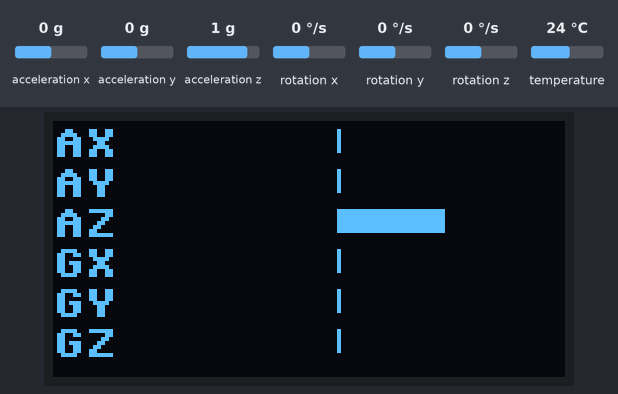
A program run on a simulated Raspberry Pi Pico running MicroPython. Shown: 128×64 one-colour display. The inputs (shaded band) are chosen by the test bench; at power-on: acceleration x 0 g, acceleration y 0 g, acceleration z 1 g, rotation x 0 °/s, rotation y 0 °/s, rotation z 0 °/s, temperature 24 °C. Library files of the repository ran but are not shown: ssd1306.py; what the program prints to the serial console is not drawn.

Above: at 1.3 s.
1.4 s: acceleration x set to -1.4 g
At 3.9 s:
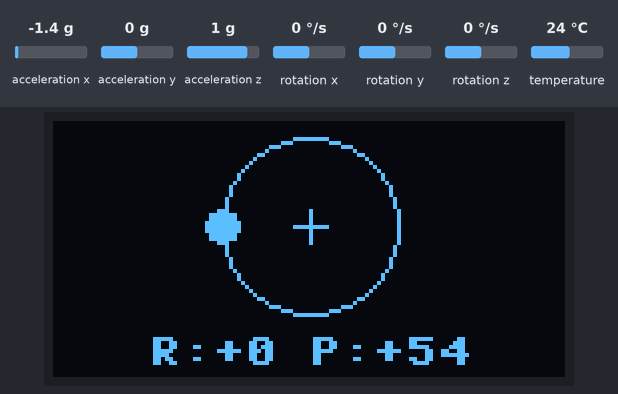
4.4 s: acceleration y set to -1.4 g
At 6.4 s:
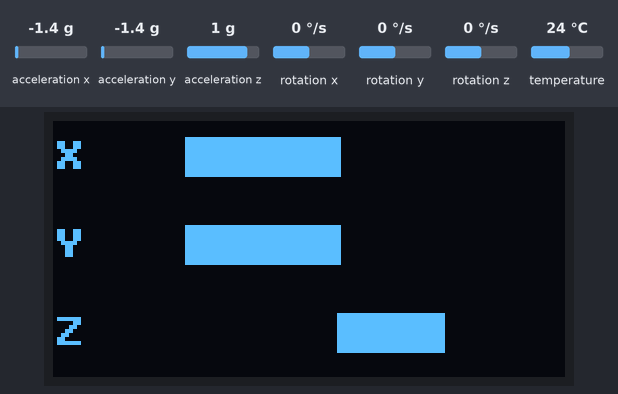
7.4 s: acceleration z set to -1.4 g
At 10.37 s:
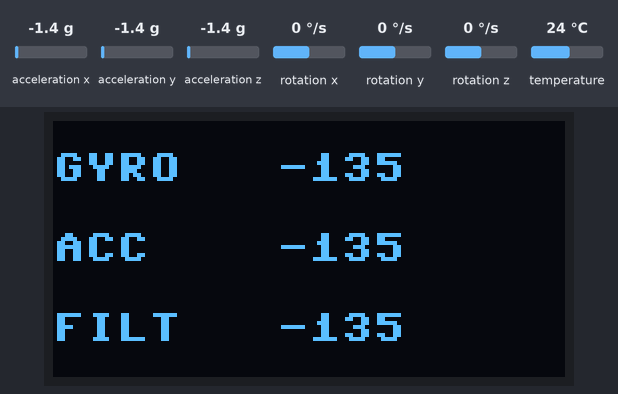
10.4 s: rotation x set to -192 °/s
At 13.2 s:
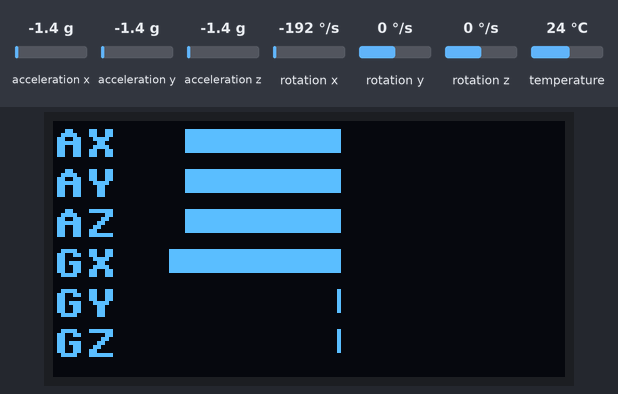
13.3 s: rotation y set to -192 °/s
At 14.1 s:
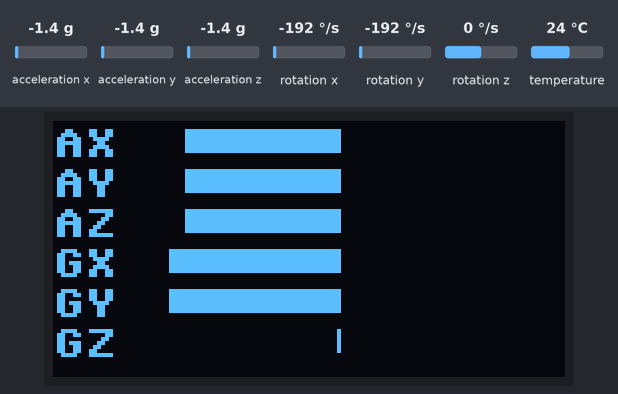
Timing chart, 0 to 16.3 s (numbered marks = the images above; inputs shaded):
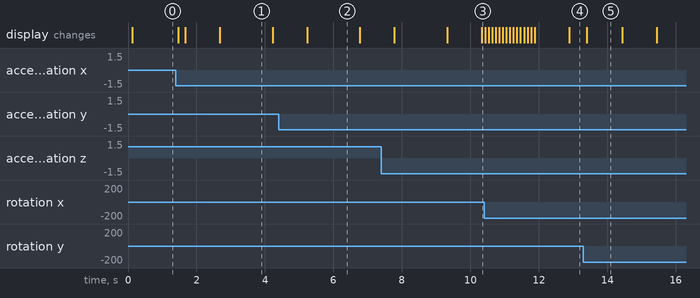

Measured:
- after the input at 1.4 s, the display: first changes after 0.07 s (image 1 shows a later state)
- what the display in image 1 shows lasts 1.5 s, from 2.7 s to 4.2 s
- what the display in image 5 shows lasts 1.0 s, from 13.4 s to 14.4 s

The program:

main-template.py
```python
import machine
import struct
import time
import math
import config

# MPU6050 wiring (I2C1):
#   SDA -> GPIO10 (I2C1 SDA)
#   SCL -> GPIO11 (I2C1 SCL)
#
# OLED wiring (SPI0) is defined in config.py.
#
# This is a TEMPLATE for main.py, the program the Pico runs automatically
# on power-up/reset. It is named main-template.py on purpose so it won't
# silently replace anything already on the device - copy it over yourself
# when you're ready:
#   mpremote connect /dev/cu.usbmodem101 fs cp main-template.py :main.py
#
# A mode-based demo for anyone picking up the kit cold, no calibration
# required. Mode 0 (six bars) runs first so they can move each bar right
# away. SHAKE THE BOX and it flashes "Shake Detected / Changing Mode..."
# and advances to the next mode. It wraps back to mode 0 after the last one.
I2C_SDA_PIN = 10
I2C_SCL_PIN = 11
I2C_BUS = 1
MPU6050_ADDRESS = 0x68
PWR_MGMT_1 = 0x6B
ACCEL_XOUT_H = 0x3B

ACCEL_SCALE = 16384.0  # LSB per g at the default +/-2g range
GYRO_SCALE = 131.0      # LSB per deg/s at the default +/-250 deg/s range

SHAKE_THRESHOLD_G = 0.5   # trigger when magnitude is more than this far from 1g
SHAKE_MESSAGE_MS = 1000    # how long the "Shake Detected" message stays up
MODE_COOLDOWN_MS = 1500    # ignore new shakes for this long right after switching

sda = machine.Pin(I2C_SDA_PIN)
scl = machine.Pin(I2C_SCL_PIN)
i2c = machine.I2C(I2C_BUS, sda=sda, scl=scl, freq=400000)

# Wake the sensor - it powers on in sleep mode
i2c.writeto_mem(MPU6050_ADDRESS, PWR_MGMT_1, bytes([0x00]))
time.sleep_ms(100)

oled = config.init_display()
WHITE = config.WHITE
BLACK = config.BLACK
NO_FILL = config.NO_FILL
FILL = config.FILL
WIDTH = config.WIDTH
HEIGHT = config.HEIGHT


def read_motion():
    # 14 bytes starting at ACCEL_XOUT_H: accel x/y/z, temp, gyro x/y/z
    data = i2c.readfrom_mem(MPU6050_ADDRESS, ACCEL_XOUT_H, 14)
    ax, ay, az, _t, gx, gy, gz = struct.unpack(">hhhhhhh", data)
    return (ax / ACCEL_SCALE, ay / ACCEL_SCALE, az / ACCEL_SCALE,
            gx / GYRO_SCALE, gy / GYRO_SCALE, gz / GYRO_SCALE)


def center_text(text, y, color):
    x = (WIDTH - len(text) * 8) // 2
    oled.text(text, x, y, color)


def clamp(value, lo, hi):
    if value < lo:
        return lo
    if value > hi:
        return hi
    return value


# ---------------------------------------------------------------------------
# Shared bar-drawing helper (used by modes 0, 2, and 3)
# ---------------------------------------------------------------------------
BAR_LEFT = 16
BAR_RIGHT = WIDTH - 1
BAR_CENTER = (BAR_LEFT + BAR_RIGHT) // 2
BAR_HALF_WIDTH = BAR_CENTER - BAR_LEFT


def draw_bar(y, value, max_value, height):
    length = int((value / max_value) * BAR_HALF_WIDTH)
    if length > BAR_HALF_WIDTH:
        length = BAR_HALF_WIDTH
    elif length < -BAR_HALF_WIDTH:
        length = -BAR_HALF_WIDTH
    if length >= 0:
        oled.fill_rect(BAR_CENTER, y, length, height, WHITE)
    else:
        oled.fill_rect(BAR_CENTER + length, y, -length, height, WHITE)


# ---------------------------------------------------------------------------
# Mode 0: six bars - AX/AY/AZ/GX/GY/GZ, one compact bar each. Move it or
# spin it - every bar reacts.
# ---------------------------------------------------------------------------
SIX_BAR_ROW_Y = (2, 12, 22, 32, 42, 52)
SIX_BAR_LABELS = ("AX", "AY", "AZ", "GX", "GY", "GZ")
SIX_BAR_MAX = (2.0, 2.0, 2.0, 250.0, 250.0, 250.0)
SIX_BAR_HEIGHT = 6


def mode_six_bars(ax, ay, az, gx, gy, gz, dt):
    values = (ax, ay, az, gx, gy, gz)
    for label, y, value, max_value in zip(SIX_BAR_LABELS, SIX_BAR_ROW_Y, values, SIX_BAR_MAX):
        oled.text(label, 0, y, WHITE)
        oled.vline(BAR_CENTER, y, SIX_BAR_HEIGHT, WHITE)
        draw_bar(y, value, max_value, SIX_BAR_HEIGHT)


# ---------------------------------------------------------------------------
# Mode 1: tilt/level - a dot drifts away from center as you tilt the board,
# and it says LEVEL when you get it flat.
# ---------------------------------------------------------------------------
LEVEL_CENTER_X = WIDTH // 2
LEVEL_CENTER_Y = HEIGHT // 2 - 6
LEVEL_RADIUS = LEVEL_CENTER_Y - 4
BUBBLE_RADIUS = 4
LEVEL_TOLERANCE_G = 0.06


def mode_tilt_level(ax, ay, az, gx, gy, gz, dt):
    oled.ellipse(LEVEL_CENTER_X, LEVEL_CENTER_Y, LEVEL_RADIUS, LEVEL_RADIUS, WHITE, NO_FILL)
    oled.hline(LEVEL_CENTER_X - 4, LEVEL_CENTER_Y, 9, WHITE)
    oled.vline(LEVEL_CENTER_X, LEVEL_CENTER_Y - 4, 9, WHITE)

    dx = clamp(ax, -1.0, 1.0)
    dy = clamp(ay, -1.0, 1.0)
    bubble_x = LEVEL_CENTER_X + int(dx * LEVEL_RADIUS)
    bubble_y = LEVEL_CENTER_Y - int(dy * LEVEL_RADIUS)
    oled.ellipse(bubble_x, bubble_y, BUBBLE_RADIUS, BUBBLE_RADIUS, WHITE, FILL)

    if abs(ax) < LEVEL_TOLERANCE_G and abs(ay) < LEVEL_TOLERANCE_G:
        label = "LEVEL"
    else:
        roll_deg = math.degrees(math.atan2(ay, az))
        pitch_deg = math.degrees(math.atan2(-ax, math.sqrt(ay * ay + az * az)))
        label = "R:{:+.0f} P:{:+.0f}".format(roll_deg, pitch_deg)
    center_text(label, HEIGHT - 10, WHITE)


# ---------------------------------------------------------------------------
# Mode 2: accel bars only - X/Y/Z acceleration, bigger bars than mode 0
# ---------------------------------------------------------------------------
XYZ_ROW_Y = (4, 26, 48)
XYZ_LABELS = ("X", "Y", "Z")
XYZ_BAR_HEIGHT = 10


def mode_accel_bars(ax, ay, az, gx, gy, gz, dt):
    for label, y, value in zip(XYZ_LABELS, XYZ_ROW_Y, (ax, ay, az)):
        oled.text(label, 0, y + 1, WHITE)
        oled.vline(BAR_CENTER, y, XYZ_BAR_HEIGHT, WHITE)
        draw_bar(y, value, 2.0, XYZ_BAR_HEIGHT)


# ---------------------------------------------------------------------------
# Mode 3: gyro bars only - X/Y/Z angular velocity, bigger bars than mode 0
# ---------------------------------------------------------------------------
def mode_gyro_bars(ax, ay, az, gx, gy, gz, dt):
    for label, y, value in zip(XYZ_LABELS, XYZ_ROW_Y, (gx, gy, gz)):
        oled.text(label, 0, y + 1, WHITE)
        oled.vline(BAR_CENTER, y, XYZ_BAR_HEIGHT, WHITE)
        draw_bar(y, value, 250.0, XYZ_BAR_HEIGHT)


# ---------------------------------------------------------------------------
# Mode 4: sensor fusion preview - three ways to estimate roll (tilt) at
# once: GYRO (integrated - responsive but drifts), ACC (from gravity -
# noisy but never drifts), and FILT (a blend of both).
# ---------------------------------------------------------------------------
FILTER_ALPHA = 0.98
comp_gyro_roll = 0.0
comp_filtered_roll = 0.0


def reset_complementary(ax, ay, az):
    global comp_gyro_roll, comp_filtered_roll
    start_roll = math.degrees(math.atan2(ay, az))
    comp_gyro_roll = start_roll
    comp_filtered_roll = start_roll


def mode_complementary(ax, ay, az, gx, gy, gz, dt):
    global comp_gyro_roll, comp_filtered_roll
    accel_roll = math.degrees(math.atan2(ay, az))
    comp_gyro_roll += gx * dt
    comp_filtered_roll = FILTER_ALPHA * (comp_filtered_roll + gx * dt) + (1 - FILTER_ALPHA) * accel_roll
    oled.text("GYRO {:+6.0f}".format(comp_gyro_roll), 0, 8, WHITE)
    oled.text("ACC  {:+6.0f}".format(accel_roll), 0, 28, WHITE)
    oled.text("FILT {:+6.0f}".format(comp_filtered_roll), 0, 48, WHITE)


# ---------------------------------------------------------------------------
# Mode table: (name, draw_function, on_enter_function_or_None)
# ---------------------------------------------------------------------------
MODES = (
    ("Six Bars", mode_six_bars, None),
    ("Tilt Level", mode_tilt_level, None),
    ("Accel Bars", mode_accel_bars, None),
    ("Gyro Bars", mode_gyro_bars, None),
    ("Sensor Fusion", mode_complementary, reset_complementary),
)

mode_index = 0
mode_changed_ms = time.ticks_ms()


def enter_mode(index, ax, ay, az):
    global mode_index, mode_changed_ms
    mode_index = index
    mode_changed_ms = time.ticks_ms()
    name, _draw, on_enter = MODES[mode_index]
    print("Mode {}: {}".format(mode_index, name))
    if on_enter is not None:
        on_enter(ax, ay, az)


ax, ay, az, gx, gy, gz = read_motion()
enter_mode(0, ax, ay, az)
last_ms = time.ticks_ms()

print("Shake the sensor to advance to the next mode. Ctrl-C to stop.")

try:
    while True:
        now_ms = time.ticks_ms()
        dt = time.ticks_diff(now_ms, last_ms) / 1000.0
        last_ms = now_ms

        ax, ay, az, gx, gy, gz = read_motion()
        magnitude = math.sqrt(ax * ax + ay * ay + az * az)
        shook = abs(magnitude - 1.0) > SHAKE_THRESHOLD_G
        cooling_down = time.ticks_diff(now_ms, mode_changed_ms) < MODE_COOLDOWN_MS

        if shook and not cooling_down:
            next_index = (mode_index + 1) % len(MODES)
            next_name, _draw, _on_enter = MODES[next_index]

            oled.fill(WHITE)
            center_text("Shake Detected", 8, BLACK)
            center_text("Changing Mode", 24, BLACK)
            center_text(next_name, 40, BLACK)
            oled.show()
            time.sleep_ms(SHAKE_MESSAGE_MS)

            ax, ay, az, gx, gy, gz = read_motion()
            enter_mode(next_index, ax, ay, az)
            last_ms = time.ticks_ms()
            continue

        oled.fill(BLACK)
        _name, draw, _on_enter = MODES[mode_index]
        draw(ax, ay, az, gx, gy, gz, dt)
        oled.show()
        time.sleep_ms(100)
except KeyboardInterrupt:
    print("Got ctrl-c, stopping")
```

config.py
```python
# Hardware configuration for the MPU6050 IMU kit.

from machine import Pin, SPI
import ssd1306

# ---------------------------------------------------------------------------
# OLED display (SPI0) - 2.42" SSD1306/SSD1309, same pins as compass-hmc5883l
# ---------------------------------------------------------------------------
WIDTH = 128
HEIGHT = 64

SCL_PIN = 2  # SPI clock
SDA_PIN = 3  # SPI MOSI
RES_PIN = 4
DC_PIN = 5
CS_PIN = 6

WHITE = 1
BLACK = 0
NO_FILL = 0
FILL = 1


def init_display():
    clock = Pin(SCL_PIN)
    data = Pin(SDA_PIN)
    res = Pin(RES_PIN)
    dc = Pin(DC_PIN)
    cs = Pin(CS_PIN)
    spi = SPI(0, sck=clock, mosi=data)
    return ssd1306.SSD1306_SPI(WIDTH, HEIGHT, spi, dc, res, cs)


# ---------------------------------------------------------------------------
# MPU6050 sensor (I2C1)
# ---------------------------------------------------------------------------
# The RP2040's I2C1 hardware block fixes GPIO10 as SDA and GPIO11 as SCL -
# machine.I2C(1, ...) raises "bad SCL pin" if the roles are swapped.
I2C_SDA_PIN = 10
I2C_SCL_PIN = 11
I2C_BUS = 1

# Aux I2C pass-through pins - usually unconnected on GY-521 breakouts
XDA_PIN = 12
XCL_PIN = 13

# Address select pin: low/floating = 0x68, high = 0x69
AD0_PIN = 14

# Interrupt output, only active once configured in the driver
INT_PIN = 15

# I2C addresses and identity register
MPU6050_ADDRESS_LOW = 0x68   # AD0 tied low (or floating with internal pull-down)
MPU6050_ADDRESS_HIGH = 0x69  # AD0 tied high
WHO_AM_I_REG = 0x75
WHO_AM_I_EXPECTED = 0x68     # MPU6050 always reports 0x68 here, regardless of AD0
```
